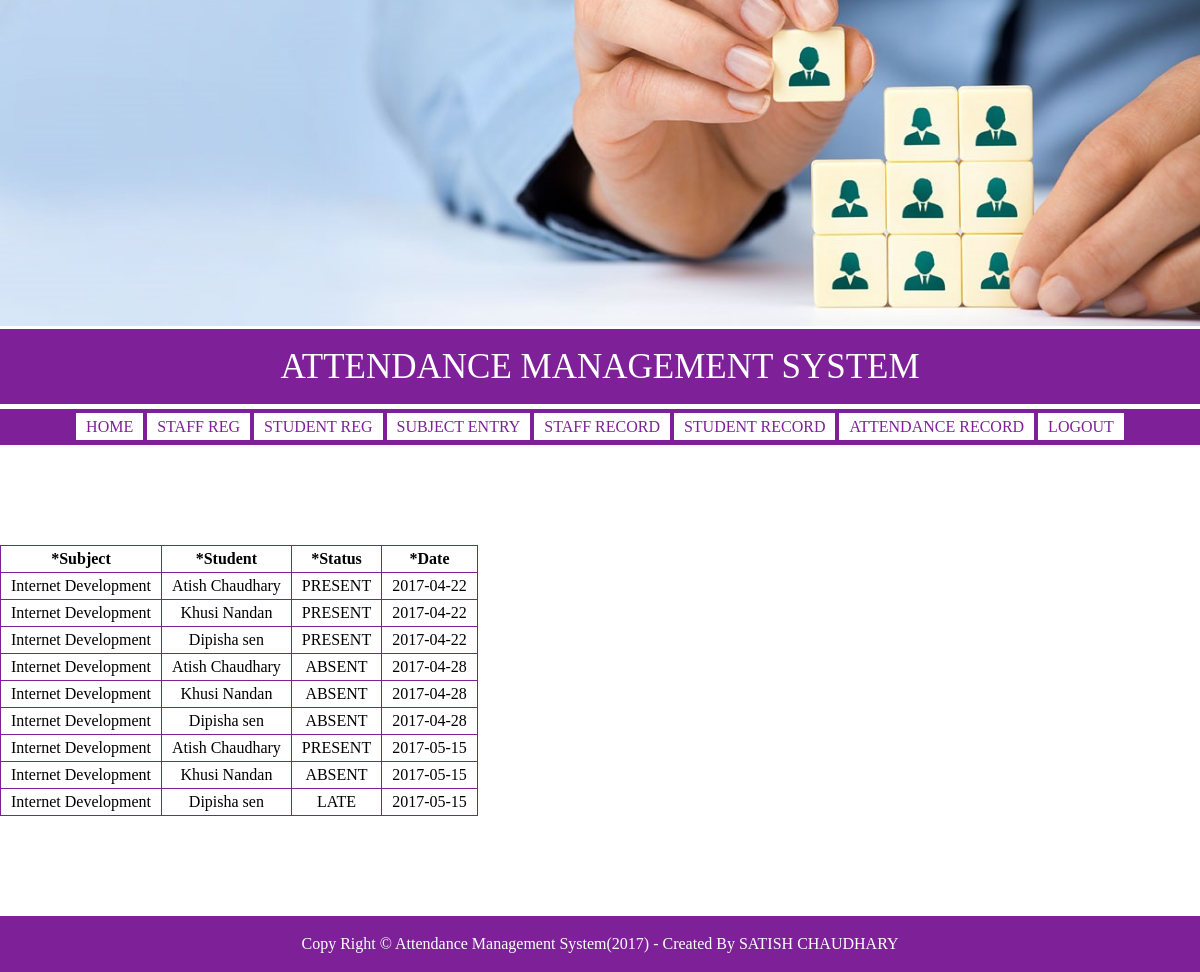
/viewAttendance.php?subject_name=Internet Development, run on the app's committed database.
### tables this page shows
CREATE TABLE `subject_tbl` (
  `subject_id` int(11) NOT NULL,
  `d_id` int(11) NOT NULL,
  `sem_id` int(11) NOT NULL,
  `subject_name` varchar(255) NOT NULL
);

CREATE TABLE `attendance_tbl` (
  `a_id` int(11) NOT NULL,
  `subject` varchar(64) NOT NULL,
  `student` varchar(64) NOT NULL,
  `a_date` date DEFAULT NULL,
  `status` varchar(64) NOT NULL
);

### classes/class.user.php (called while the page is built, shortened)
<?php
class USER{
	private $conn;
	public function __construct()
    {
        $database = new Database();
        $db = $database->dbConn();
        $this->conn = $db;
    }
	public function runQuery($sql){
		$stmt = $this->conn->prepare($sql);
		return $stmt;
	}
}
?>

### viewAttendance.php (the view)
<?php
include_once 'include/adminheader.php';
$subject_name = $_GET['subject_name'];
?>
	<section class="body">
		<div class="container">
				<table align="center">
					<tr style="font-weight: bold;">
						<td>*Subject</td>
						<td>*Student</td>
						<td>*Status</td>
						<td>*Date</td>
					</tr>
					<?php
						require_once 'classes/class.user.php';
            			$user=new USER;
	    					try{
				                $result=$user->runQuery("SELECT subject_tbl.subject_name, attendance_tbl.subject, attendance_tbl.student, attendance_tbl.a_date, attendance_tbl.status FROM subject_tbl, attendance_tbl WHERE attendance_tbl.subject = subject_tbl.subject_name AND attendance_tbl.subject = '$subject_name'");
				                $result->execute();
				                displayData($result);
				            }catch(PDOException $ex){
				                echo $ex->getMessage();
				            }
						function displayData($result)
			            {
			                while ($row = $result->fetch(PDO::FETCH_ASSOC)) {
			                    print "<tr >";
			                        print "<td>".$row["subject"] . "</td>";
			                        print "<td>".$row["student"] . "</td>";
			                        print "<td>".$row["status"] . "</td>";
			                        print "<td>".$row["a_date"] . "</td>";
			                    print "</tr>";
			                }
			            }
		            ?>
				</table>
		</div>
	</section>
<?php
include_once 'include/footer.php';
?>

### css/style.css (style rules this page uses)
.container { padding:100px 0px; }
.container table tr td { border: 1px solid #7e2199; padding: 5px 10px; text-align: center; }

### data on the page
subject_tbl: attendance_tbl.subject "Internet Development", attendance_tbl.student "Atish Chaudhary", attendance_tbl.status "PRESENT", attendance_tbl.a_date "2017-04-22", attendance_tbl.student "Khusi Nandan", attendance_tbl.student "Dipisha sen", attendance_tbl.status "ABSENT", attendance_tbl.a_date "2017-04-28", attendance_tbl.a_date "2017-05-15", attendance_tbl.status "LATE"
